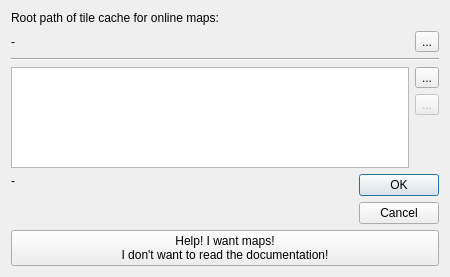
<?xml version="1.0" encoding="UTF-8"?>
<ui version="4.0">
 <class>IMapPathSetup</class>
 <widget class="QDialog" name="IMapPathSetup">
  <property name="geometry">
   <rect>
    <x>0</x>
    <y>0</y>
    <width>450</width>
    <height>277</height>
   </rect>
  </property>
  <property name="windowTitle">
   <string>Setup map paths</string>
  </property>
  <layout class="QVBoxLayout" name="verticalLayout_2">
   <item>
    <widget class="QLabel" name="label">
     <property name="text">
      <string>Root path of tile cache for online maps:</string>
     </property>
    </widget>
   </item>
   <item>
    <layout class="QHBoxLayout" name="horizontalLayout_2">
     <item>
      <widget class="QLabel" name="labelCacheRoot">
       <property name="text">
        <string>-</string>
       </property>
      </widget>
     </item>
     <item>
      <widget class="QToolButton" name="toolCacheRoot">
       <property name="text">
        <string>...</string>
       </property>
       <property name="icon">
        <iconset resource="../resources.qrc">
         <normaloff>:/icons/PathBlue.svgt</normaloff>:/icons/PathBlue.svgt</iconset>
       </property>
       <property name="iconSize">
        <size>
         <width>22</width>
         <height>22</height>
        </size>
       </property>
      </widget>
     </item>
    </layout>
   </item>
   <item>
    <widget class="Line" name="line">
     <property name="orientation">
      <enum>Qt::Horizontal</enum>
     </property>
    </widget>
   </item>
   <item>
    <layout class="QHBoxLayout" name="horizontalLayout_3">
     <item>
      <widget class="QListWidget" name="listWidget">
       <property name="selectionMode">
        <enum>QAbstractItemView::ExtendedSelection</enum>
       </property>
      </widget>
     </item>
     <item>
      <layout class="QVBoxLayout" name="verticalLayout">
       <item>
        <widget class="QToolButton" name="toolAdd">
         <property name="text">
          <string>...</string>
         </property>
         <property name="icon">
          <iconset resource="../resources.qrc">
           <normaloff>:/icons/Add.svgt</normaloff>:/icons/Add.svgt</iconset>
         </property>
         <property name="iconSize">
          <size>
           <width>22</width>
           <height>22</height>
          </size>
         </property>
        </widget>
       </item>
       <item>
        <widget class="QToolButton" name="toolDelete">
         <property name="enabled">
          <bool>false</bool>
         </property>
         <property name="text">
          <string>...</string>
         </property>
         <property name="icon">
          <iconset resource="../resources.qrc">
           <normaloff>:/icons/DeleteMultiple.svgt</normaloff>:/icons/DeleteMultiple.svgt</iconset>
         </property>
         <property name="iconSize">
          <size>
           <width>22</width>
           <height>22</height>
          </size>
         </property>
        </widget>
       </item>
       <item>
        <spacer name="verticalSpacer">
         <property name="orientation">
          <enum>Qt::Vertical</enum>
         </property>
         <property name="sizeHint" stdset="0">
          <size>
           <width>20</width>
           <height>40</height>
          </size>
         </property>
        </spacer>
       </item>
      </layout>
     </item>
    </layout>
   </item>
   <item>
    <layout class="QHBoxLayout" name="horizontalLayout">
     <item>
      <widget class="CHelpBlock" name="helpBlock">
       <layout class="QVBoxLayout" name="layoutHelpBlock">
        <property name="leftMargin">
         <number>0</number>
        </property>
        <property name="topMargin">
         <number>0</number>
        </property>
        <property name="rightMargin">
         <number>0</number>
        </property>
        <property name="bottomMargin">
         <number>0</number>
        </property>
        <item>
         <widget class="QLabel" name="labelHelp">
          <property name="sizePolicy">
           <sizepolicy hsizetype="MinimumExpanding" vsizetype="MinimumExpanding">
            <horstretch>0</horstretch>
            <verstretch>0</verstretch>
           </sizepolicy>
          </property>
          <property name="text">
           <string>-</string>
          </property>
          <property name="alignment">
           <set>Qt::AlignLeading|Qt::AlignLeft|Qt::AlignTop</set>
          </property>
          <property name="wordWrap">
           <bool>true</bool>
          </property>
         </widget>
        </item>
       </layout>
      </widget>
     </item>
     <item>
      <widget class="QDialogButtonBox" name="buttonBox">
       <property name="sizePolicy">
        <sizepolicy hsizetype="Maximum" vsizetype="Fixed">
         <horstretch>0</horstretch>
         <verstretch>0</verstretch>
        </sizepolicy>
       </property>
       <property name="orientation">
        <enum>Qt::Vertical</enum>
       </property>
       <property name="standardButtons">
        <set>QDialogButtonBox::Cancel|QDialogButtonBox::Ok</set>
       </property>
      </widget>
     </item>
    </layout>
   </item>
   <item>
    <widget class="QPushButton" name="pushMapHonk">
     <property name="text">
      <string>Help! I want maps!
I don't want to read the documentation!</string>
     </property>
    </widget>
   </item>
  </layout>
 </widget>
 <customwidgets>
  <customwidget>
   <class>CHelpBlock</class>
   <extends>QFrame</extends>
   <header>widgets/CHelpBlock.h</header>
   <container>1</container>
  </customwidget>
 </customwidgets>
 <resources>
  <include location="../resources.qrc"/>
 </resources>
 <connections>
  <connection>
   <sender>buttonBox</sender>
   <signal>accepted()</signal>
   <receiver>IMapPathSetup</receiver>
   <slot>accept()</slot>
   <hints>
    <hint type="sourcelabel">
     <x>248</x>
     <y>254</y>
    </hint>
    <hint type="destinationlabel">
     <x>157</x>
     <y>274</y>
    </hint>
   </hints>
  </connection>
  <connection>
   <sender>buttonBox</sender>
   <signal>rejected()</signal>
   <receiver>IMapPathSetup</receiver>
   <slot>reject()</slot>
   <hints>
    <hint type="sourcelabel">
     <x>316</x>
     <y>260</y>
    </hint>
    <hint type="destinationlabel">
     <x>286</x>
     <y>274</y>
    </hint>
   </hints>
  </connection>
 </connections>
</ui>
